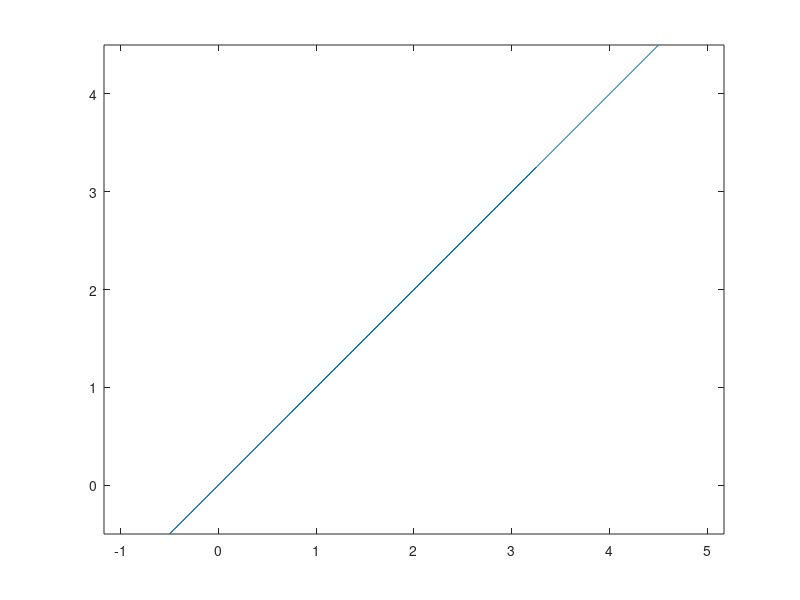

MATLAB code for this plot:
% @autor: Armando Salazar
% @date: 07-11-23

clear, clc
vector = [2,2,5];
points = [
    1,1,1;
    1,3,1;
    3,1,1;
    3,3,1;
    1,1,3;
    1,3,3;
    3,1,3;
    3,3,3];

for i=1:size(points,1)
    u=-vector(3)/(points(i,3)-vector(3));
    points(i,1)=vector(1)+(points(i,1)-vector(1))*u;
    points(i,2)=vector(2)+(points(i,2)-vector(2))*u;
    fprintf('x:%.2f\ty:%.2f\n', points(i,1), points(i,2));
end
plot(points(:,1),points(:,1));
axis equal